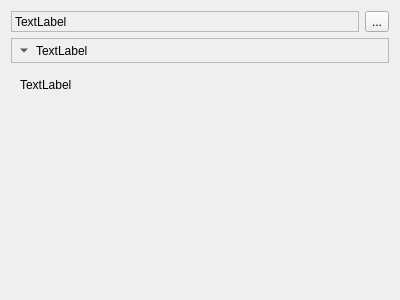
<?xml version="1.0" encoding="UTF-8"?>
<ui version="4.0">
 <class>Form</class>
 <widget class="QWidget" name="Form">
  <property name="geometry">
   <rect>
    <x>0</x>
    <y>0</y>
    <width>400</width>
    <height>300</height>
   </rect>
  </property>
  <property name="windowTitle">
   <string>Form</string>
  </property>
  <layout class="QVBoxLayout" name="verticalLayout">
   <item>
    <layout class="QHBoxLayout" name="horizontalLayout">
     <item>
      <widget class="QLabel" name="label">
       <property name="frameShape">
        <enum>QFrame::StyledPanel</enum>
       </property>
       <property name="frameShadow">
        <enum>QFrame::Plain</enum>
       </property>
       <property name="text">
        <string>TextLabel</string>
       </property>
      </widget>
     </item>
     <item>
      <widget class="QToolButton" name="toolButton">
       <property name="text">
        <string>...</string>
       </property>
      </widget>
     </item>
    </layout>
   </item>
   <item>
    <widget class="QFrame" name="frame">
     <property name="frameShape">
      <enum>QFrame::StyledPanel</enum>
     </property>
     <property name="frameShadow">
      <enum>QFrame::Raised</enum>
     </property>
     <layout class="QHBoxLayout" name="horizontalLayout_2">
      <property name="spacing">
       <number>3</number>
      </property>
      <property name="margin">
       <number>3</number>
      </property>
      <item>
       <widget class="QToolButton" name="toolButton_2">
        <property name="text">
         <string>...</string>
        </property>
        <property name="iconSize">
         <size>
          <width>10</width>
          <height>10</height>
         </size>
        </property>
        <property name="autoRaise">
         <bool>true</bool>
        </property>
        <property name="arrowType">
         <enum>Qt::DownArrow</enum>
        </property>
       </widget>
      </item>
      <item>
       <widget class="QLabel" name="label_2">
        <property name="text">
         <string>TextLabel</string>
        </property>
       </widget>
      </item>
     </layout>
    </widget>
   </item>
   <item>
    <widget class="QWidget" name="widget" native="true">
     <layout class="QHBoxLayout" name="horizontalLayout_3">
      <item>
       <widget class="QLabel" name="label_3">
        <property name="text">
         <string>TextLabel</string>
        </property>
       </widget>
      </item>
     </layout>
    </widget>
   </item>
   <item>
    <spacer name="verticalSpacer">
     <property name="orientation">
      <enum>Qt::Vertical</enum>
     </property>
     <property name="sizeHint" stdset="0">
      <size>
       <width>20</width>
       <height>40</height>
      </size>
     </property>
    </spacer>
   </item>
  </layout>
 </widget>
 <resources/>
 <connections/>
</ui>
